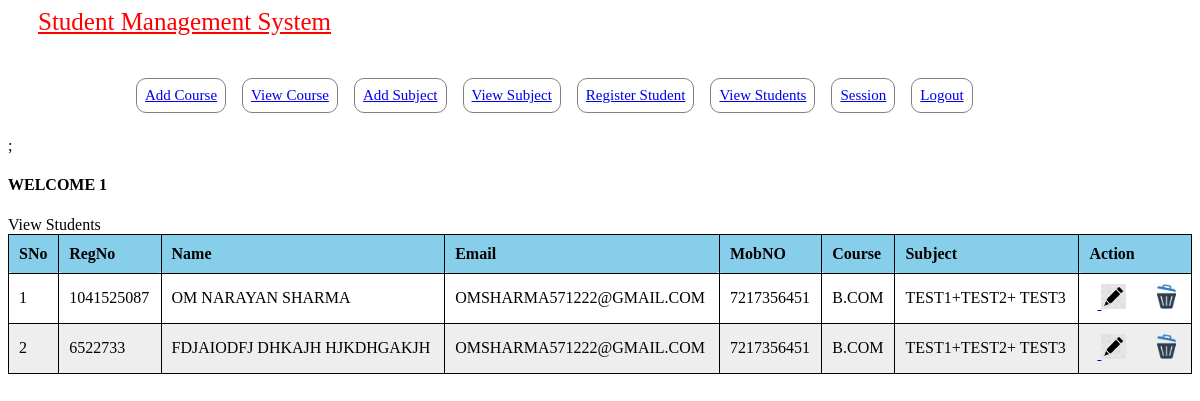
The page /pages/view.php (signed in) on the database its author committed.
### tables this page shows
CREATE TABLE `registration` (
  `course` varchar(250) NOT NULL,
  `subject` varchar(250) NOT NULL,
  `fname` varchar(250) NOT NULL,
  `mname` varchar(250) NOT NULL,
  `lname` varchar(250) NOT NULL,
  `gender` varchar(50) NOT NULL,
  `gname` varchar(250) NOT NULL,
  `ocp` varchar(50) NOT NULL,
  `income` varchar(250) NOT NULL,
  `category` varchar(250) NOT NULL,
  `pchal` varchar(250) NOT NULL,
  `nationality` varchar(250) NOT NULL,
  `mobno` varchar(50) NOT NULL,
  `emailid` varchar(250) NOT NULL,
  `country` varchar(50) NOT NULL,
  `state` varchar(50) NOT NULL,
  `dist` varchar(50) NOT NULL,
  `padd` text NOT NULL,
  `cadd` text NOT NULL,
  `board` varchar(50) NOT NULL,
  `roll` varchar(50) NOT NULL,
  `pyear` varchar(50) NOT NULL,
  `sub` varchar(250) NOT NULL,
  `marks` bigint(100) NOT NULL,
  `fmarks` bigint(100) NOT NULL,
  `board1` varchar(250) NOT NULL,
  `roll1` varchar(250) NOT NULL,
  `yop1` varchar(250) NOT NULL,
  `sub1` varchar(250) NOT NULL,
  `session` varchar(250) NOT NULL,
  `regdate` timestamp NOT NULL DEFAULT current_timestamp(),
  `marks1` varchar(50) NOT NULL,
  `fmarks1` varchar(50) NOT NULL,
  `regno` varchar(250) NOT NULL,
  `id` int(11) NOT NULL
);

CREATE TABLE `tbl_course` (
  `cid` int(11) NOT NULL,
  `cshort` varchar(250) DEFAULT NULL,
  `cfull` varchar(250) DEFAULT NULL,
  `cdate` varchar(50) DEFAULT NULL,
  `update_date` varchar(200) DEFAULT NULL
);

### config/DbFunction.php (called while the page is built, shortened)
<?php
class DbFunction{
function showCourse1($cid){
	$db = Database::getInstance();
	$mysqli = $db->getConnection();
	$query = "SELECT * FROM tbl_course  where cid='".$cid."'";
	$stmt= $mysqli->query($query);
	return $stmt;
}
function showStudents(){
	$db = Database::getInstance();
	$mysqli = $db->getConnection();
	$query = "SELECT * FROM registration ";
	$stmt= $mysqli->query($query);
	return $stmt;
}
}
?>

### pages/view.php (the view, shortened to what this page needs)
<?php
    include('../config/DbFunction.php');
    $obj=new DbFunction();
	$rs=$obj->showstudents();
?>
<!DOCTYPE html>
<html lang="en">
<head>
</head>
<body>
    <div>
     <?php include('leftbar.php')?>;
         <nav>
        <div>
            <div>
                <div>
                   <h4> <?php echo strtoupper("welcome"." ".htmlentities($_SESSION['login']));?></h4>
                </div>
            </div>
                        <div>
                            View Students
                        </div>
                                <table>
                                    <thead>
                                        <tr>
                                            <th>SNo</th>
											<th>RegNo</th>
											<th>Name</th>
                                            <th>Email</th>
                                            <th>MobNO</th>
											<th>Course</th>
											<th>Subject</th>
                                            <th>Action</th>
                                        </tr>
                                    </thead>
                                    <tbody>
                                    <?php
                                         $sn=1;
                                     while($res=$rs->fetch_object()){
	                                  $c=$res->course;
									  $cname=$obj->showCourse1($c);
									  $res1=$cname->fetch_object();
									 ?>
                                        <tr class="odd gradeX">
                              <td><?php echo $sn?></td>
                              <td><?php echo htmlentities( strtoupper($res->regno));?></td>
             <td><?php echo htmlentities(strtoupper($res->fname." ".$res->mname." ".$res->lname));?></td>
       <td><?php echo htmlentities(strtoupper($res->emailid));?></td>
	  <td><?php echo htmlentities($res->mobno);?></td>
	  <td><?php echo htmlentities(strtoupper($res1->cshort));?></td>
      <td><?php echo htmlentities(strtoupper($res->subject));?></td>
      <td>&nbsp;&nbsp;<a href="edit-std.php?id=<?php echo htmlentities($res->id);?>">
	 <img src="../icon/icon%20edit.jpg" width="25px" height="25px"></a> &nbsp;&nbsp;&nbsp;&nbsp;&nbsp;
      <a href="view.php?del=<?php echo htmlentities($res->id); ?>">
          <img src="../icon/delicon.png" width="25px" height="25px">
	  </td>
                                        </tr>
                                    <?php $sn++;}?>
                                    </tbody>
                                </table>
</body>
</html>

### pages/view.php (style rules this page uses)
table { width:100%; }
table, th, td { border: 1px solid black; border-radius: 3px; border-collapse: collapse; }
th { background-color: skyblue; }
th, td { padding: 10px; text-align: left; }
tr:nth-child(even) { background-color: #eee; }

### rows shown on the page
registration: regno "1041525087", fname+mname+lname "OM NARAYAN SHARMA", emailid "OMSHARMA571222@GMAIL.COM", mobno "7217356451", tbl_course.cshort "B.COM", subject "TEST1+TEST2+ TEST3"
registration: regno "6522733", fname+mname+lname "FDJAIODFJ DHKAJH HJKDHGAKJH", emailid "OMSHARMA571222@GMAIL.COM", mobno "7217356451", tbl_course.cshort "B.COM", subject "TEST1+TEST2+ TEST3"
